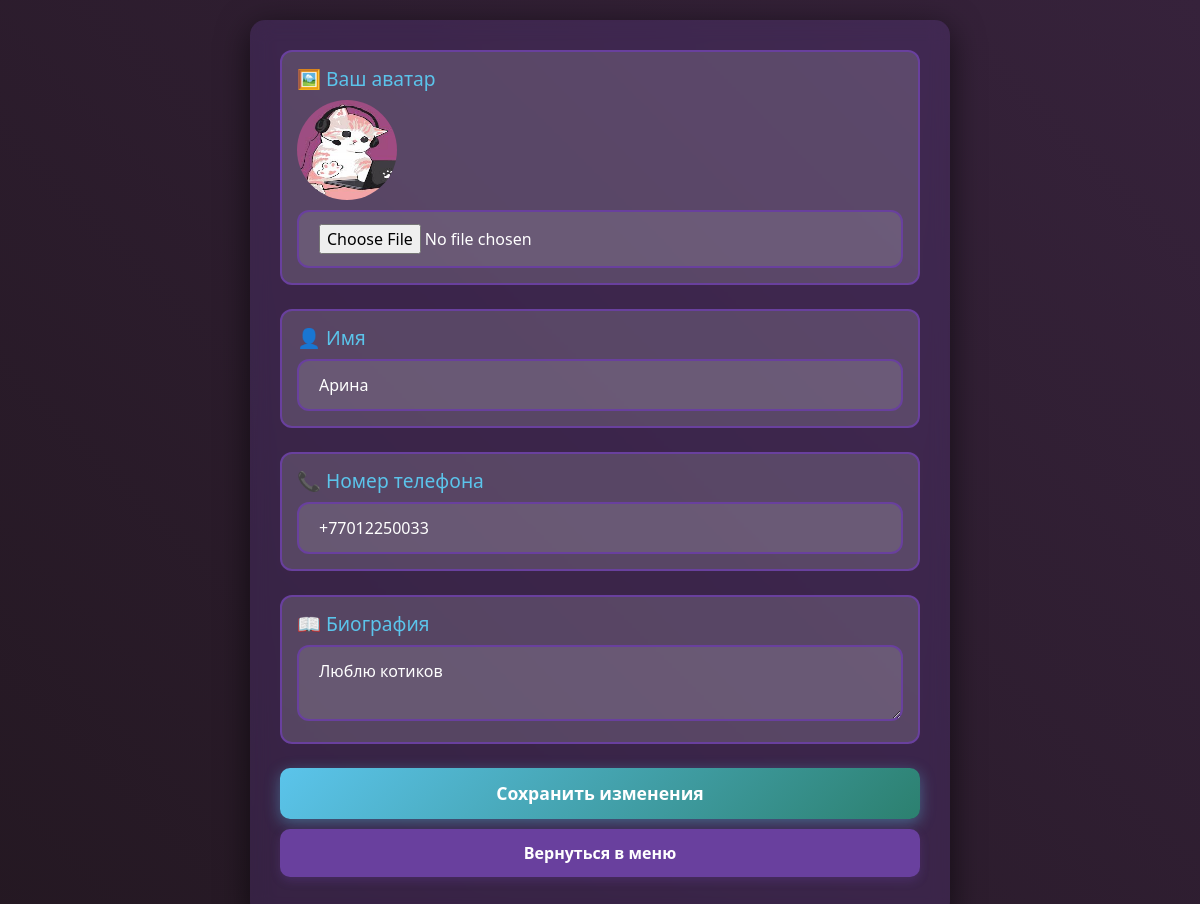
/edit-profile/ (signed in), run on the app's committed database.
### main/models.py (models this page shows, shortened)
class Profile(models.Model):
    user = models.OneToOneField(settings.AUTH_USER_MODEL, on_delete=models.CASCADE)
    name = models.CharField(max_length=255, blank=True)
    avatar = models.ImageField(upload_to='avatars/', blank=True, null=True)
    phone = models.CharField(max_length=20, blank=True)
    bio = models.TextField(blank=True)
    website = models.URLField(blank=True)
    favorite_teachers = models.ManyToManyField('Teacher', blank=True, related_name='favorited_by')
    is_teacher = models.BooleanField(default=False)
    owned_items = models.ManyToManyField(ShopItem, blank=True, related_name="owners")  # Купленные вещи
    balance = models.DecimalField(max_digits=10, decimal_places=2, default=0.00)
    selected_background = models.ForeignKey(ShopItem, null=True, blank=True, on_delete=models.SET_NULL, related_name='selected_backgrounds')
    selected_frame = models.ForeignKey(ShopItem, null=True, blank=True, on_delete=models.SET_NULL, related_name='selected_frames')
    selected_icon = models.ForeignKey(ShopItem, null=True, blank=True, on_delete=models.SET_NULL, related_name='selected_icons')

### main/views.py (the view)
# urls.py: path('edit-profile/', edit_profile, name='edit_profile'),
@login_required
def edit_profile(request):
    profile, created = Profile.objects.get_or_create(user=request.user)
    if request.method == 'POST':
        form = ProfileForm(request.POST, request.FILES, instance=profile)
        if form.is_valid():
            form.save()
            return redirect('my_profile')
    else:
        form = ProfileForm(instance=profile)
    return render(request, 'main/edit_profile.html', {'form': form})

### main/forms.py (shortened to what this page needs)
class ProfileForm(forms.ModelForm):
    name = forms.CharField(
        max_length=150,
        required=True,
        widget=forms.TextInput(attrs={'placeholder': 'Введите ваше имя'})
    )
    class Meta:
        model = Profile
        fields = ['avatar', 'phone', 'bio', 'name']  # Добавляем name

### main/templates/main/edit_profile.html (shortened to what this page needs)
<!DOCTYPE html>
<html lang="ru">
<head>
  <link rel="stylesheet" href="https://cdn.jsdelivr.net/npm/bootstrap@5.3.0/dist/css/bootstrap.min.css">
</head>
<body>
  <div class="container">
   <form action="{% url 'edit_profile' %}" method="post" enctype="multipart/form-data">
    <div class="form-group">
        <h4>🖼️ Ваш аватар</h4>
        {% if form.instance.avatar %}
            <img src="{{ form.instance.avatar.url }}" alt="Аватар" style="width: 100px; height: 100px; border-radius: 50%; margin-bottom: 10px;">
        {% endif %}
        <input type="file" name="avatar">
    </div>
    <div class="form-group">
        <h4>👤 Имя</h4>
        <input type="text" name="name" value="{{ form.instance.name }}" placeholder="Введите ваше имя">
    </div>
    <div class="form-group">
        <h4>📞 Номер телефона</h4>
        <input type="text" name="phone" value="{{ form.instance.phone }}" placeholder="Введите ваш номер">
    </div>
    <div class="form-group">
        <h4>📖 Биография</h4>
        <textarea name="bio" placeholder="Напишите о себе">{{ form.instance.bio }}</textarea>
    </div>
    <button type="submit" class="btn-custom"> Сохранить изменения</button>
    <button type="button" class="btn-secondary" onclick="window.location.href='{% url 'menu' %}'">
         Вернуться в меню
    </button>
</form>
  </div>
</body>
</html>

### main/templates/main/edit_profile.html (style rules this page uses)
:root { --black: #241822; --purple: #69409e; --blue: #5bc4eb; --light-green: #5ba56e; --dark-green: #2c806f; --white: #ffffff; }
body { background: linear-gradient(45deg, var(--black), #36223b); color: var(--white); font-family: 'Segoe UI', Tahoma, Geneva, Verdana, sans-serif; padding: 20px; min-height: 100vh; display: flex; align-items: center; justify-content: center; }
.container { max-width: 700px; width: 100%; background: rgba(105, 64, 158, 0.25); padding: 30px; border-radius: 15px; box-shadow: 0 8px 32px rgba(0, 0, 0, 0.6); backdrop-filter: blur(10px); animation: fadeIn 0.8s ease-in-out; }
.form-group { margin-bottom: 1.5rem; background: rgba(255, 255, 255, 0.15); padding: 15px; border-radius: 12px; border: 2px solid var(--purple); transition: all 0.3s ease; }
.form-group h4 { color: var(--blue); margin-bottom: 10px; font-size: 1.2rem; }
input[type="text"], input[type="number"], input[type="file"], textarea, select { background: rgba(255, 255, 255, 0.1); border: 2px solid var(--purple); color: var(--white); padding: 12px 20px; border-radius: 12px; width: 100%; transition: all 0.3s ease; font-size: 1rem; }
.btn-custom { display: block; background: linear-gradient(135deg, var(--blue), var(--dark-green)); color: var(--white); padding: 12px 30px; font-size: 1.1rem; border: none; border-radius: 10px; text-decoration: none; cursor: pointer; transition: background 0.3s ease, transform 0.3s ease; margin: 20px auto 0; font-weight: 600; width: 100%; text-align: center; box-shadow: 0 4px 15px rgba(91, 196, 235, 0.4); }
.btn-secondary { display: block; background: var(--purple); border: none; color: var(--white); padding: 12px 30px; border-radius: 10px; text-decoration: none; cursor: pointer; transition: background 0.3s ease, transform 0.3s ease; margin: 10px auto; font-weight: 600; width: 100%; text-align: center; box-shadow: 0 4px 10px rgba(105, 64, 158, 0.3); }

### data on the page
Profile: instance.avatar (picture), name "Арина", phone "+77012250033", bio "Люблю котиков"
